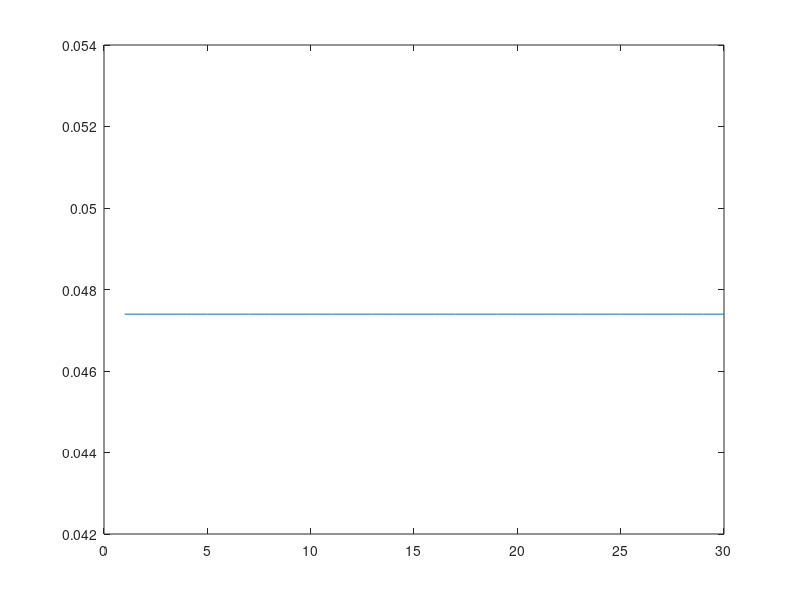

Reproduce this figure in MATLAB.

data = load("data.txt");
x = data(:,1);
y = data(:,2);

printf("the number of points is %d\n", rows(x))
count=0;
for i = 1:rows(x)
  if (x(i) < 0 && y(i) < 0)
    count+=1;
  endif
endfor
per = ((count/rows(x))*100);
printf("the percentage of negative is %d\n", per)


function plotData (x,y)
  #pontos
  figure(1)
  plot(x,y, "xr")
  xlabel("x")
  ylabel("y")
  title("file data.txt")
  legend("data points")
  #histogramas
  figure(2)
  subplot(2,1,2)
  hist(x)
  title("histogram of X")
  subplot(2,1,1)
  hist(y)
  title("histogram of Y")
endfunction

function ret = normalize(x)
  normX  = x - min(x(:));
  ret = normX ./ max(normX(:));
endfunction

#1
#plotData(x,y)

#2
%{
err = 2;
n = 0;
while(err > 1)
  n+=1;
  p  = polyfit(x,y,n);
  fx = polyval(p,x);
  err(n) = mean(power((y-fx),2))
  plot(err)
endwhile
%}

#3


normx = normalize(x);
normy = normalize(y);
#plotData(normx,normy)

#apartir daqui esta mal ate ao fim do ex
err = 2;
n = 30;
for i=1:n
  p  = polyfit(normx,normy,1);
  fx = polyval(p,normx);
  err(i) = mean(power((normy-fx),2))
  plot(err)
endfor
#ate aqui


#5
%{
flippedx = flipud(x);
meanx = [];
for i=1:rows(x)
  meanx = [meanx; ((x(i)+flippedx(i))/2)];
endfor
matrix = [x, flippedx, meanx]
%}


#6
